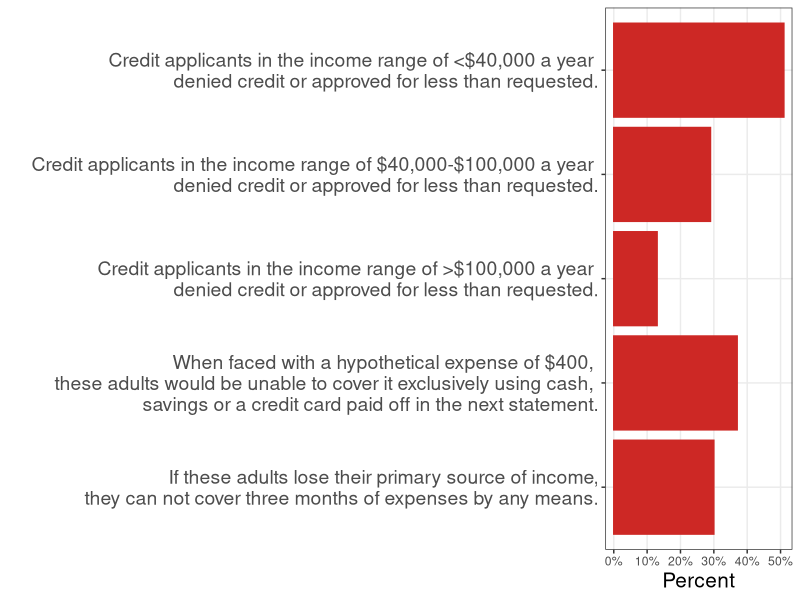

Here is the R script that generated this plot:
#Graph Designer: Harriet Brookes Gray 
#Authors: Bowles, Foley and Halliday
#Title: Coordination, Conflict and Competition: A Text in Microeconomics

library(scales)
library(openxlsx)
library(ggplot2)
library(tidyverse)
library(shape)
pdf(file = "credit/credit_constraints.pdf", width = 15, height = 6)

#Set parameters for graphics
axislabelsize <- 1.8
labelsize <- 1.5
namesize <- 1.8
annotatesize <- 1.5
graphlinewidth <- 2
segmentlinewidth <- 1.5

COL <- c("#7fc97f", "#beaed4", "#fdc086", "#ffff99", "#386cb0", "#f0027f", "#bf5b17", "#666666")
COLA <- c("#e0f3db", "#99d8c9","#66c2a4","#41ae76", "#238b45", "#005824")
COLB <- c("#c6dbef", "#4eb3d3", "#2b8cbe", "#0868ac","#084081")
grays <- gray.colors(25, start = 1, end = 0)


# #Data 
# Income_range1 <- c("<40,000", "<40,000", "<40,000", "<40,000")
# Race1 <- c("White", "Black", "Hispanic", "Overall")
# Denied1 <- c(40,58,41,43)
# Approved1 <- c(52, 32, 51,49)
# Denied_Approved_less1 <- c(48,68,49,51)
# Approved_less1 <- c(8, 10, 8, 8)
# data1 <- cbind(Income_range1, Race1, Approved1, Denied1, Denied_Approved_less1, Approved_less1)
# 
# Income_range2 <- c("40,000-100,000", "40,000-100,000", "40,000-100,000", "40,000-100,000")
# Race2 <- c("White", "Black", "Hispanic", "Overall")
# Denied2 <- c(17,41,30,22)
# Approved2 <- c(78,43,61,71)
# Denied_Approved_less2 <- c(22,57,39,29)
# Approved_less2 <- c(5,16,9,7)
# data2 <- cbind(Income_range2, Race2, Approved2, Denied2, Denied_Approved_less2, Approved_less2)
# 
# Income_range3 <- c(">100,000", ">100,000", ">100,000", ">100,000")
# Race3 <- c("White", "Black", "Hispanic", "Overall")
# Denied3 <- c(7,19,17,9)
# Approved3 <- c(90,69,78,87)
# Denied_Approved_less3 <- c(10,31,22,13)
# Approved_less3 <- c(3,12,5,4)
# data3 <- cbind(Income_range3, Race3, Approved3, Denied3, Denied_Approved_less3, Approved_less3)
# 
# Income_range4 <- c("All", "All", "All", "All")
# Race4 <- c("White", "Black", "Hispanic", "Overall")
# Denied4 <- c(19,44,32,24)
# Approved4 <- c(76,43,60,69)
# Denied_Approved_less4 <- c(24,57,40,31)
# Approved_less4 <- c(5,13,8,7)
# data4 <- cbind(Income_range4, Race4, Approved4, Denied4, Denied_Approved_less4, Approved_less4)
# 
# credit_outcomes_mat <- rbind(data1,data2,data3,data4) 
# 
# credit_outcomes_df <- as.data.frame(credit_outcomes_mat)
# 
# credit_outcomes_df <- credit_outcomes_df %>%
#   rename("income_range" = "Income_range1", 
#          "race" = "Race1", 
#          "approved" = "Approved1",
#          "denied" = "Denied1", 
#          "denied_approved_less" = "Denied_Approved_less1", 
#          "approved_less" = "Approved_less1") %>%
#   gather(type, percent, c(denied, approved, denied_approved_less, approved_less)) 
# 
# credit_outcomes_df$percent <- as.numeric(credit_outcomes_df$percent)
# 
# #plot 1 - Denied and Approved but received less than requested. 
# 
# data_credit1 <- credit_outcomes_df %>%
#   filter(income_range != "All") %>%
#   filter(type != "denied_approved_less") %>%
#   filter(type != "approved") %>%
#   filter(race == "Overall")
# 
# data_credit1$income_range <- factor(data_credit1$income_range, levels = c("<40,000", "40,000-100,000", ">100,000"))
# 
# plot1 <- ggplot(data_credit1, aes(x=income_range, y = percent)) + 
#   geom_bar(stat="identity", position = "dodge", aes(fill = type))
# 
# plot1

# plot2 - 6 horizontal bars. 

# x <- c("<40,000", "40,000-100,000", "100,000<", "Cannot cover $400 sudden expense with cash, savings or credit card", "Cannot cover emergency expenses by any means", "Borrowing at credit card rates")
# y <- c(51,29, 13, 37, 30, 52)
# mat <- cbind(x, y)
# data <- as.data.frame(mat)
# data$y <- as.numeric(data$y)

x <- c("<40,000", "40,000-100,000", "100,000<", "Cannot cover $400 sudden expense with cash, savings or credit card", "Cannot cover emergency expenses by any means")
y <- c(0.51, 0.29, 0.13, 0.37, .30)
mat <- cbind(x, y)
data <- as.data.frame(mat)
data$y <- as.numeric(as.character(data$y))


#data$x <- factor(data$x, levels = c("<40,000", "40,000-100,000", "100,000<", "Can't cover $400 sudden expenses with cash, savings or credit card", "Cannot cover emergency expenses by any means", "Borrowing at credit card rates"))

data$x <- factor(data$x, levels = c("Cannot cover emergency expenses by any means", "Cannot cover $400 sudden expense with cash, savings or credit card", "100,000<", "40,000-100,000","<40,000"))

labels <- c(
"If these adults lose their primary source of income,\n they can not cover three months of expenses by any means.", 
"When faced with a hypothetical expense of $400, \n these adults would be unable to cover it exclusively using cash, \n savings or a credit card paid off in the next statement.", 
"Credit applicants in the income range of >$100,000 a year \n denied credit or approved for less than requested.", 
"Credit applicants in the income range of $40,000-$100,000 a year \n denied credit or approved for less than requested.",
"Credit applicants in the income range of <$40,000 a year \n denied credit or approved for less than requested.")


plot2 <- data %>% 
ggplot(aes(x = x, y = y)) + 
  geom_bar(stat = "identity", colour="#CD2825", fill = "#CD2825") + 
  scale_x_discrete(labels = labels) + 
  scale_y_continuous(breaks = seq(0, 1, by = 0.1), labels = scales::percent_format(accuracy = 5L))  +
  #scale_y_continuous(breaks = seq(0, 1, by = 0.1), labels = scales::percent) + 
  xlab("") +
  ylab("Percent") +
  theme_bw() + 
  theme(axis.title = element_text(size = 15),
        axis.text.y = element_text(size = 14),
        panel.grid.minor = element_blank()
  ) + 
  #theme(legend.position = c(0.8,0.85),
        #legend.text.align = 0,
        #axis.title = element_text(size = 20),
        #axis.title.y = element_blank(),
        #axis.text.y = element_text(size = 18),
        #legend.title = element_text(size = 16),
        #legend.text = element_text(size = 18),
        #legend.title = element_text(size = 18),
        #axis.text.x  = element_text(vjust = 0.5, size = 18)) + 
  #geom_text(
   # aes(x = group5, y = utility5, label = utility5, group = type5),
   # col = "black",
   # hjust = -0.5, size = 4,
   # position = position_dodge(width = 1),
   # inherit.aes = TRUE
  #) +
  #ylim(0, 160) +
  coord_flip()
plot2





dev.off()
